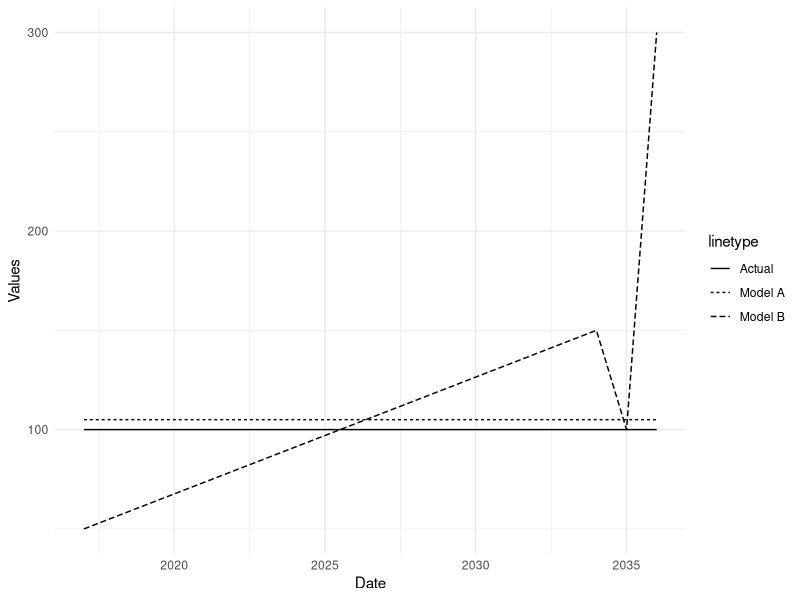
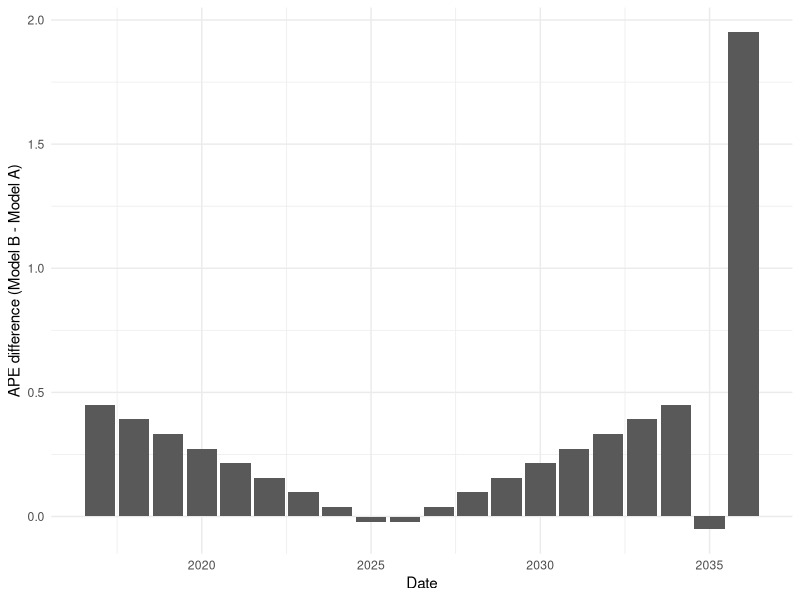
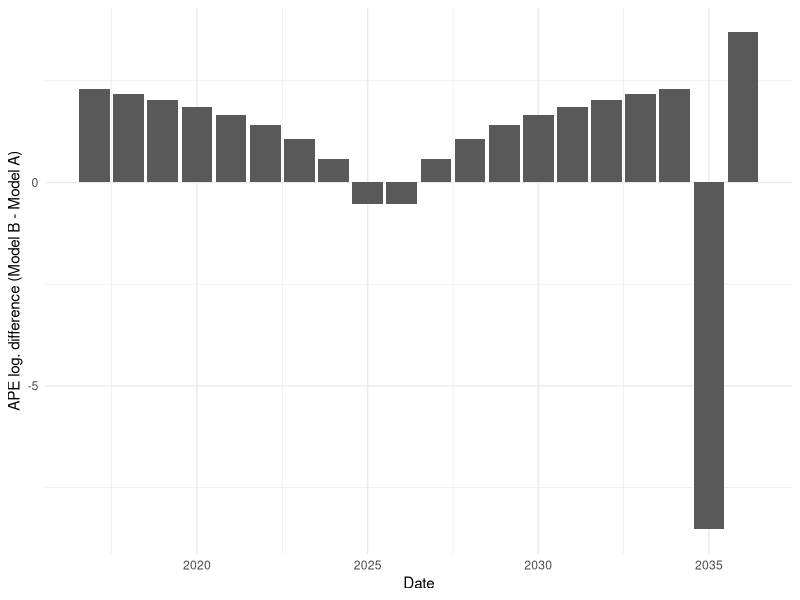

These figures' R source, in order:
## ---- chunk 1
library(tidyverse)
# Generate results
results <- data.frame(Actual = 100, Model.A = 102, Model.B = 105)

# Calculate APE
results$APE.A <- with(results, (Model.A / Actual - 1) %>% abs())
results$APE.B <- with(results, (Model.B / Actual - 1) %>% abs())

# Show results
knitr::kable(results)
## ---- chunk 2
results$APE.diff <- with(results, APE.B - APE.A)

knitr::kable(results)
## ---- chunk 3
# Generate data
results <- data.frame(Actual = rep(100, 20), 
                      Model.A = rep(105, 20), 
                      Model.B = c(seq(50, 150, length.out = 18), 100.001, 300),
                      Date = 2017: (2017+19))

# Calculate APE
results$APE.A <- with(results, (Model.A / Actual - 1) %>% abs())
results$APE.B <- with(results, (Model.B / Actual - 1) %>% abs())
results$APE.diff <- with(results, APE.B - APE.A)

# Plot values
ggplot(results, aes(x = Date)) +
        geom_line(aes(y = Actual, linetype = "Actual")) +
        geom_line(aes(y = Model.A, linetype = "Model A")) +
        geom_line(aes(y = Model.B, linetype = "Model B")) +
        ylab("Values") +
        theme_minimal()
## ---- chunk 4
ggplot(results, aes(x = Date, y = APE.diff)) +
        geom_bar(stat = "identity") +
        ylab("APE difference (Model B - Model A)") +
        theme_minimal()
## ---- chunk 5
# Calculate log-diff
results$APE.log.diff <- with(results, log(APE.B) - log(APE.A))

# Plot results
ggplot(results, aes(x = Date, y = APE.log.diff)) +
        geom_bar(stat = "identity") +
        ylab("APE log. difference (Model B - Model A)") +
        theme_minimal()
